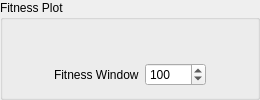
       <widget class="QGroupBox" name="groupBox_3">
        <property name="title">
         <string>Fitness Plot</string>
        </property>
        <layout class="QVBoxLayout" name="verticalLayout_22" stretch="10,1">
         <item>
          <widget class="FitnessPlotter" name="fitnessPlot" native="true"/>
         </item>
         <item>
          <layout class="QHBoxLayout" name="horizontalLayout_8">
           <item>
            <spacer name="horizontalSpacer_3">
             <property name="orientation">
              <enum>Qt::Horizontal</enum>
             </property>
             <property name="sizeHint" stdset="0">
              <size>
               <width>40</width>
               <height>20</height>
              </size>
             </property>
            </spacer>
           </item>
           <item>
            <widget class="QLabel" name="label_36">
             <property name="text">
              <string>Fitness Window</string>
             </property>
            </widget>
           </item>
           <item>
            <widget class="QSpinBox" name="fitnessPlotWindow_sb">
             <property name="maximum">
              <number>10000</number>
             </property>
             <property name="value">
              <number>100</number>
             </property>
            </widget>
           </item>
           <item>
            <spacer name="horizontalSpacer_5">
             <property name="orientation">
              <enum>Qt::Horizontal</enum>
             </property>
             <property name="sizeHint" stdset="0">
              <size>
               <width>40</width>
               <height>20</height>
              </size>
             </property>
            </spacer>
           </item>
          </layout>
         </item>
        </layout>
       </widget>
